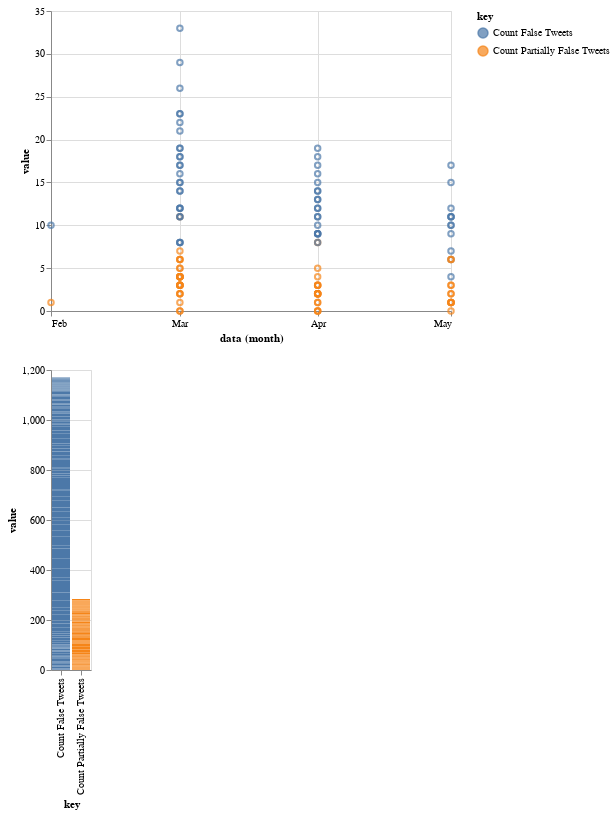

Write notebook code for a chart like this one.
### Code cell
brush = alt.selection(type='interval')

points = alt.Chart(df).transform_fold(
    ['Count False Tweets', 'Count Partially False Tweets'],
).mark_point().encode(
    x=alt.X('month(data):T'),
    y='value:Q',
    color=alt.condition(brush, 'key:N', alt.value('lightgray'))
).transform_filter(
    alt.FieldRangePredicate(field='count', range=[10, 1000])
).add_selection(
    brush
)

bars = alt.Chart(df).transform_fold(
    ['Count False Tweets', 'Count Partially False Tweets'],
).mark_bar().encode(
    y='value:Q',
    color='key:N',
    x='key:N'
).transform_filter(
    brush
)

points & bars

### Figure 1 — Vega-Lite specification as saved in the notebook (floating-point values rounded to 4 significant figures; data arrays with more than 128 entries replaced by an {"elided": "..."} marker saying what was removed)
{"config": {"view": {"continuousWidth": 400, "continuousHeight": 300}}, "vconcat": [{"mark": "point", "encoding": {"color": {"condition": {"type": "nominal", "field": "key", "selection": "selector018"}, "value": "lightgray"}, "x": {"type": "temporal", "field": "data", "timeUnit": "month"}, "y": {"type": "quantitative", "field": "value"}}, "selection": {"selector018": {"type": "interval"}}, "transform": [{"fold": ["Count False Tweets", "Count Partially False Tweets"]}, {"filter": {"field": "count", "range": [10, 1000]}}]}, {"mark": "bar", "encoding": {"color": {"type": "nominal", "field": "key"}, "x": {"type": "nominal", "field": "key"}, "y": {"type": "quantitative", "field": "value"}}, "transform": [{"fold": ["Count False Tweets", "Count Partially False Tweets"]}, {"filter": {"selection": "selector018"}}]}], "data": {"name": "data-ca0b21e5b290d5a2eff1c4a2f4216f23"}, "$schema": "https://vega.github.io/schema/vega-lite/v4.8.1.json", "datasets": {"data-ca0b21e5b290d5a2eff1c4a2f4216f23": {"elided": "315 records"}}}
